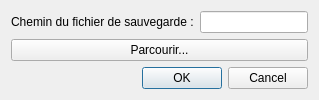
<?xml version="1.0" encoding="UTF-8"?>
<ui version="4.0">
 <class>BackupRestoreDialog</class>
 <widget class="QDialog" name="BackupRestoreDialog">
  <layout class="QVBoxLayout" name="verticalLayout">
   <item>
    <layout class="QFormLayout" name="formLayout">
     <item row="0" column="0"><widget class="QLabel" name="labelBackupPath"><property name="text"><string>Chemin du fichier de sauvegarde :</string></property></widget></item>
     <item row="0" column="1"><widget class="QLineEdit" name="editBackupPath"/></item>
     <item row="1" column="0" colspan="2"><widget class="QPushButton" name="buttonBrowse"><property name="text"><string>Parcourir...</string></property></widget></item>
    </layout>
   </item>
   <item>
    <widget class="QDialogButtonBox" name="buttonBox">
     <property name="orientation"><enum>Qt::Horizontal</enum></property>
     <property name="standardButtons"><set>QDialogButtonBox::Cancel|QDialogButtonBox::Ok</set></property>
    </widget>
   </item>
  </layout>
 </widget>
 <resources/>
 <connections/>
</ui>
